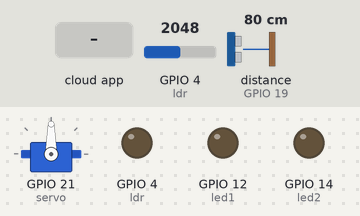
This sketch was run on a simulated ESP32. Shown: servo, output pins drawn as LEDs (lit = HIGH). The test bench sets the inputs (shaded band); at power-on: GPIO 4 (ldr) = 2048, distance to the obstacle (sensor on GPIO 19) 80 cm. The echo pulse lasts 58.3 µs per cm; WiFi joins after 1.5 s; servers stay silent unless stated; the Firebase database answers and starts empty; what the sketch prints to the serial monitor is not drawn.

Above: at 2.7 s.
2.8 s: the phone or cloud app sets led1 to 1
At 4.1 s:
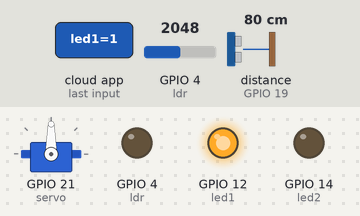
4.4 s: the phone or cloud app sets led2 to 1
At 5.4 s:
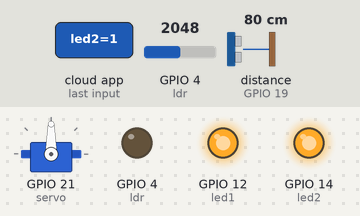
6.2 s: the phone or cloud app sets led1 to 0
At 8.1 s:
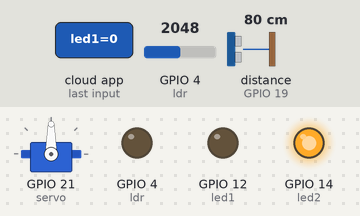
8.4 s: the phone or cloud app sets led2 to 0
At 9.5 s:
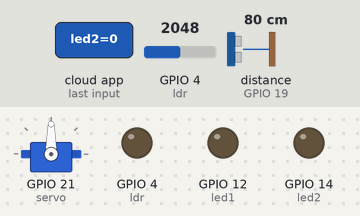
Timing chart, 0 to 11.2 s (numbered marks = the images above; inputs shaded):
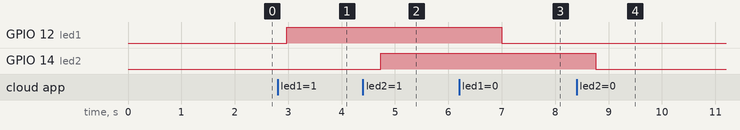

The sketch:

Firebase.ino
```cpp
#include <WiFi.h>
#include <HCSR04.h>
#include <Servo.h>

#include "FirebaseESP32.h"

#define FIREBASE_HOST "https://smarthomeiot-282ac.firebaseio.com/"
#define FIREBASE_AUTH "KF4yMvHCnZC94Ju5DabBSzAeUbRHFQN09nRPOetD"
#define WIFI_SSID "BERSINAR"
#define WIFI_PASSWORD "tanyajeki"

UltraSonicDistanceSensor distanceSensor(18,19);//initialisation class HCSR04 (trig pin , echo pin)
Servo microservo;

#define led1 12
#define led2 14
#define ldr 4
#define servo 21

FirebaseData firebaseData;


String path = "/Node1";
int oldDistance;
int newDistance;

int oldAdcLdr;
int newAdcLdr;

int stateMotion = LOW;             // default tidak ada gerakan
int valMotion = 0;

int oldServo;
int newServo;


void setup() {
  // put your setup code here, to run once:
  Serial.begin(115200);

  pinMode(led1,OUTPUT);
  pinMode(led2,OUTPUT);
  pinMode(ldr,OUTPUT);
  microservo.attach(servo);

  initWifi();

  oldDistance = distanceSensor.measureDistanceCm();
  oldAdcLdr = analogRead(ldr);
}

void loop() {
  // put your main code here, to run repeatedly:
  delay(500);

  //ambil nilai dari sensor ultarsonic dan kirim ke firebase
  newDistance = distanceSensor.measureDistanceCm();
  Serial.println(newDistance);
  if(newDistance != oldDistance){
    Firebase.setInt(firebaseData, path + "/distance", newDistance);
    oldDistance = newDistance;
  }

  //ambil nilai dari sensor LDR dan kirim ke firebase
  newAdcLdr = analogRead(ldr);
  Serial.println(newAdcLdr);
  if(newAdcLdr != oldAdcLdr){
    Firebase.setDouble(firebaseData, path + "/ldr", newAdcLdr);
    oldAdcLdr = newAdcLdr;
  }


  //get value /Node1/led1
  if(Firebase.getInt(firebaseData, path + "/led1")){
    /*Serial.println("PASSED");
    Serial.println("PATH: " + firebaseData.dataPath());
    Serial.println("TYPE: " + firebaseData.dataType());
    Serial.println("ETag: " + firebaseData.ETag());
    Serial.print("VALUE: ");
    Serial.println(firebaseData.intData());
    */
    if(firebaseData.intData() == 0)
      digitalWrite(led1,0);
    else
      digitalWrite(led1,1);
      microservo.write(90);
  }


  //get value /Node1/led2
  if(Firebase.getInt(firebaseData, path + "/led2")){
    /*Serial.println("PASSED");
    Serial.println("PATH: " + firebaseData.dataPath());
    Serial.println("TYPE: " + firebaseData.dataType());
    Serial.println("ETag: " + firebaseData.ETag());
    Serial.print("VALUE: ");
    Serial.println(firebaseData.intData());
    */
    if(firebaseData.intData() == 0)
      digitalWrite(led2,0);
    else
      digitalWrite(led2,1);
       microservo.write(90);
  }
}

void initWifi(){
  WiFi.begin(WIFI_SSID, WIFI_PASSWORD);
  Serial.print("Connecting to Wi-Fi");
  while (WiFi.status() != WL_CONNECTED)
  {
    Serial.print(".");
    delay(300);
  }
  Serial.println();
  Serial.print("Connected with IP: ");
  Serial.println(WiFi.localIP());
  Serial.println();

  Firebase.begin(FIREBASE_HOST, FIREBASE_AUTH);
  Firebase.reconnectWiFi(true);

  //Set database read timeout to 1 minute (max 15 minutes)
  Firebase.setReadTimeout(firebaseData, 1000 * 60);
  //tiny, small, medium, large and unlimited.
  //Size and its write timeout e.g. tiny (1s), small (10s), medium (30s) and large (60s).
  Firebase.setwriteSizeLimit(firebaseData, "tiny");
}
```

Measured:
- after the input at 2.8 s, GPIO 12 (led1): LOW → HIGH after 0.17 s
- after the input at 4.4 s, GPIO 14 (led2): LOW → HIGH after 0.33 s
- after the input at 6.2 s, GPIO 12 (led1): HIGH → LOW after 0.80 s
- after the input at 8.4 s, GPIO 14 (led2): HIGH → LOW after 0.36 s
